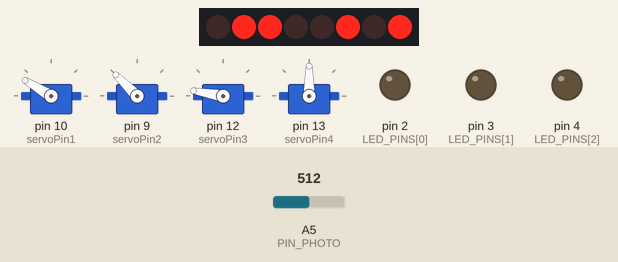
Simulated run of this sketch. Board: Arduino Uno, built with avr-gcc and run on an emulated ATmega328P. Shown: 8 shift-register outputs drawn as a row of LEDs (first output left, lit = HIGH), 4 × servo, output pins drawn as LEDs (lit = HIGH). Wiring (inferred from the names in the program): shift register (74HC595): data pin 6; shift clock pin 5. Wiring (inferred from the signals the program sends): row of LEDs: on Q0, Q1, Q2, Q3, Q4, Q5, Q6, Q7. The test bench sets the inputs (shaded band); at power-on: A5 (PIN_PHOTO) = 512. Pins used as bus, display or sensor lines are not drawn; what the sketch prints to the serial monitor is not drawn.

Above: at 2.86 s.
At 6.4 s:
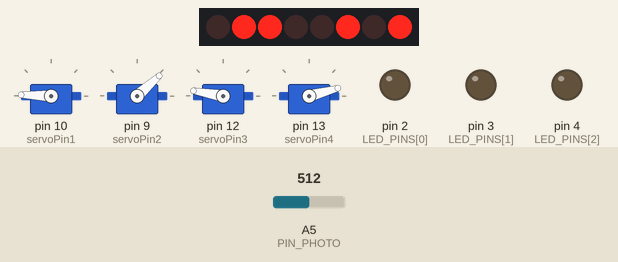
At 8.5 s:
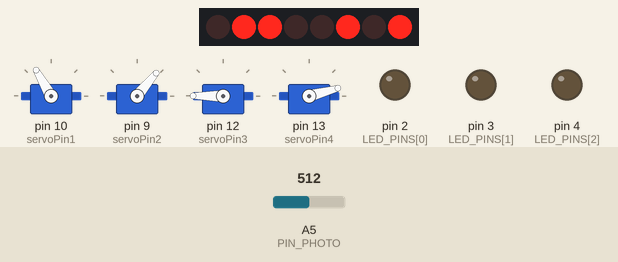
At 10.4 s:
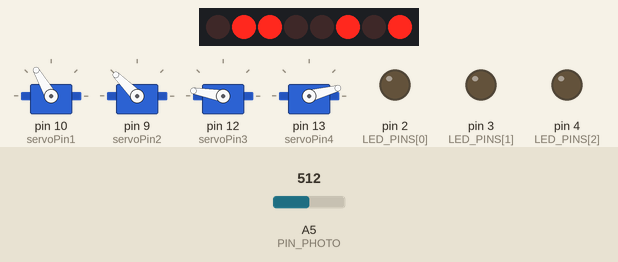
At 13.7 s:
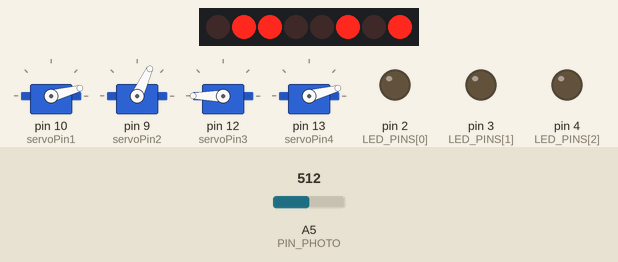
At 16.3 s:
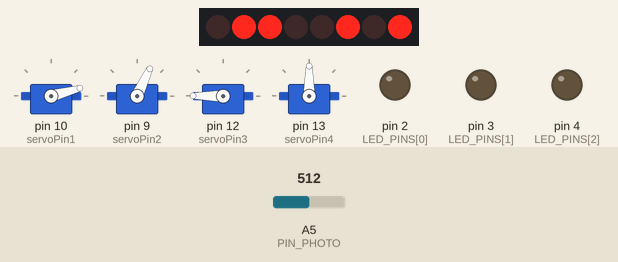
Timing chart, 0 to 17.8 s (numbered marks = the images above):
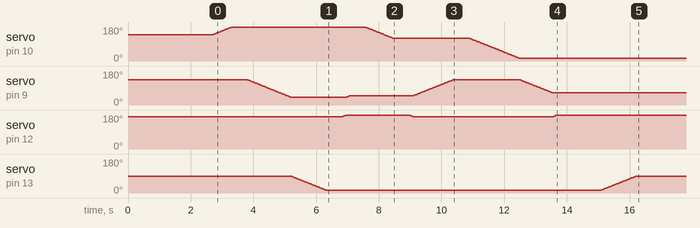

Measured:
- by itself, servo on pin 10 (servoPin1): rises from 140° to 178° in 0.57 s, then falls to 15° in 9.2 s

The sketch:

MergedBallColorDetertorandDispenserPickupV2.ino
```cpp
#include <Servo.h>

/*
Ball Color Detector — Auto-Calibrating + 7-Segment Output via 595
───────────────────────────────────────────────────────────────────
Pin 2  → Red LED (OUTPUT)
Pin 3  → Green LED (OUTPUT)
Pin 4  → Blue LED (OUTPUT)
Pin A5 → Photoresistor (voltage divider to GND, 10kΩ pull-down)

595 Shift Register (7-segment display, common cathode):
  DS   (pin 14) → Arduino pin 6
  SH_CP(pin 11) → Arduino pin 5
  ST_CP(pin 12) → Arduino pin 7
  OE   (pin 13) → GND (always enabled)

7-segment digits:
  Red    → e, g
  Green  → a, b, c, d, f, g
  Blue   → c, d, e, f, g
  Yellow → b, c, f, g
  Unknown→ a, b, e, g  (interrogation mark)
  Off    → all segments off
*/

// Pin Definitions ─
const int PIN_PHOTO = A5;

const int LED_PINS[]     = {2, 3, 4};
const String LED_NAMES[] = {"Red", "Green", "Blue"};
const int LED_COUNT      = 3;

// 595 pins
const int PIN_DS    = 6;   // Data
const int PIN_SHCP  = 5;  // Shift clock
const int PIN_STCP  = 7;  // Latch clock


// Tuning Constants
const int CALIBRATION_MS    = 2000;
const int CALIBRATION_READS = 50;
const float DROP_FRACTION   = 0.20;
const int MIN_DROP          = 40;

const int SETTLE_MS         = 200;
const int SAMPLE_COUNT      = 32;
const int LED_PAUSE_MS      = 300;

const int MIN_SIGNAL        = 60;

const byte SEG_OFF     = 0b00000000; // all off
const byte SEG_RED     = 0b10100000; // e, g         → bits 5,7
const byte SEG_GREEN   = 0b11011110; // a,b,c,d,f,g → bits 1-7
const byte SEG_BLUE    = 0b11111000; // c,d,e,f,g    → bits 3,4,5,6,7
const byte SEG_YELLOW  = 0b11011100; // b,c,f,g      → bits 2,3,6,7
const byte SEG_UNKNOWN = 0b10100110; // a,b,e,g      → bits 1,2,5,7

// ── Globals ────────────────────────────────────────────────────────────────
int ambientBaseline    = 0;
int detectionThreshold = 0;
bool ballPresent       = false;

// Servos
Servo servo1;
Servo servo2;
Servo servo3;
Servo servo4;

// Servo pins
const int servoPin1 = 10;
const int servoPin2 = 9;
const int servoPin3 = 12;
const int servoPin4 = 13;

// ── 595 Helper ─────────────────────────────────────────────────────────────
void showSegment(byte pattern) {
  digitalWrite(PIN_STCP, LOW);
  shiftOut(PIN_DS, PIN_SHCP, MSBFIRST, pattern);
  digitalWrite(PIN_STCP, HIGH);
}

// ── Helpers ────────────────────────────────────────────────────────────────
void allLedsOff() {
  for (int i = 0; i < LED_COUNT; i++) {
    digitalWrite(LED_PINS[i], LOW);
  }
}

int averagedRead(int pin, int samples) {
  long sum = 0;
  for (int i = 0; i < samples; i++) {
    sum += analogRead(pin);
    delay(5);
  }
  return (int)(sum / samples);
}

void calibrateAmbient() {
  Serial.println("Calibrating ambient light — keep sensor clear...");

  long sum = 0;
  int interval = CALIBRATION_MS / CALIBRATION_READS;

  for (int i = 0; i < CALIBRATION_READS; i++) {
    sum += analogRead(PIN_PHOTO);
    delay(interval);
    if (i % 10 == 9) Serial.print(".");
  }
  Serial.println();

  ambientBaseline = (int)(sum / CALIBRATION_READS);

  int fractionDrop = (int)(ambientBaseline * DROP_FRACTION);
  int margin = max(fractionDrop, MIN_DROP);
  detectionThreshold = ambientBaseline - margin;

  Serial.print("Ambient baseline: ");    Serial.println(ambientBaseline);
  Serial.print("Drop margin used: ");    Serial.println(margin);
  Serial.print("Detection threshold: "); Serial.println(detectionThreshold);
  Serial.println("Calibration complete. Ready.");
  Serial.println("─────────────────────────────");
}

int measureReflection(int ledPin) {
  allLedsOff();
  delay(300);
  int baseline = averagedRead(PIN_PHOTO, SAMPLE_COUNT);

  digitalWrite(ledPin, HIGH);
  delay(SETTLE_MS);
  int lit = averagedRead(PIN_PHOTO, SAMPLE_COUNT);
  digitalWrite(ledPin, LOW);
  delay(LED_PAUSE_MS);

  int delta = lit - baseline;
  return (delta > 0) ? delta : 0;
}

String classifyColor(int deltas[]) {
  int r = deltas[0], g = deltas[1], b = deltas[2];
  int total = r + g + b;

  if (total < MIN_SIGNAL * 3) {
    return "UNKNOWN";
  }

  float rN = (float)r / total;
  float gN = (float)g / total;
  float bN = (float)b / total;

  Serial.print("  Normalized R: "); Serial.println(rN);
  Serial.print("  Normalized G: "); Serial.println(gN);
  Serial.print("  Normalized B: "); Serial.println(bN);

  // Yellow: blue suppressed, green and red close together
  if (rN > 0.33 && gN >= 0.33 && bN < 0.20 && abs((gN - rN) < 0.05)) return "YELLOW";

  if (r > g && r > b) return "RED";
  if (g > r && g > b) return "GREEN";
  return "BLUE";
}

void displayColor(String color) {
  if      (color == "RED")    showSegment(SEG_RED);
  else if (color == "GREEN")  showSegment(SEG_GREEN);
  else if (color == "BLUE")   showSegment(SEG_BLUE);
  else if (color == "YELLOW") showSegment(SEG_YELLOW);
  else                        showSegment(SEG_UNKNOWN);
}

void setup() {
  Serial.begin(9600);

  servo1.attach(servoPin1);
  servo2.attach(servoPin2);
  servo3.attach(servoPin3);
  servo4.attach(servoPin4);

  // Initial positions
  servo4.write(90);
  servo3.write(170);
  servo2.write(135);
  servo1.write(140);

  // pinMode setup (was previously outside the function)
  for (int i = 0; i < LED_COUNT; i++) {
    pinMode(LED_PINS[i], OUTPUT);
  }
  pinMode(PIN_PHOTO, INPUT);
  pinMode(PIN_DS,    OUTPUT);
  pinMode(PIN_SHCP,  OUTPUT);
  pinMode(PIN_STCP,  OUTPUT);

  allLedsOff();
  showSegment(SEG_UNKNOWN);

  Serial.println("Ball Color Detector — Auto-Calibrating");
  Serial.println("=======================================");
  calibrateAmbient();
}

void loop() {

  // Initial pickup sequence
  delay(500);
  moveServoSlow(servo1, 178, 15);
  delay(500);
  moveServoSlow(servo2, 42, 15);
  moveServoSlow(servo4, 15, 15);
  delay(500);
  moveServoSlow(servo3, 180, 15);
  moveServoSlow(servo2, 50, 15);
  delay(500);
  moveServoSlow(servo1, 120, 15);
  delay(500);

  // Move to color detector
  moveServoSlow(servo3, 170, 15);
  moveServoSlow(servo2, 135, 15);
  delay(500);
  moveServoSlow(servo1, 15, 15);
  moveServoSlow(servo2, 65, 15);
  moveServoSlow(servo3, 240, 15);
  delay(500);
  moveServoSlow(servo4, 90, 15);  // release ball into detector
  delay(500);

  // ── Wait here until ball is detected ─────────────────────────────────────
  Serial.println("Waiting for ball in detector...");
  int current;
  do {
    current = averagedRead(PIN_PHOTO, SAMPLE_COUNT);
    delay(50);
  } while (current >= detectionThreshold);

  // ── Ball detected ─────────────────────────────────────────────────────────
  Serial.println("Ball detected!");
  Serial.print("  Ambient baseline: "); Serial.println(ambientBaseline);
  Serial.print("  Current reading:  "); Serial.println(current);
  Serial.print("  Drop amount:      "); Serial.println(ambientBaseline - current);
  Serial.println("Measuring color...");

  int deltas[LED_COUNT];
  for (int i = 0; i < LED_COUNT; i++) {
    deltas[i] = measureReflection(LED_PINS[i]);
    Serial.print("  "); Serial.print(LED_NAMES[i]);
    Serial.print(" delta: "); Serial.println(deltas[i]);
  }

  String color = classifyColor(deltas);
  Serial.print(">>> Color: ");
  Serial.println(color);
  Serial.println("─────────────────────────────");

  displayColor(color);
  delay(500);

  // Pick ball back up from color detector
  moveServoSlow(servo4, 15, 15);
  delay(500);
  moveServoSlow(servo3, 170, 15);
  moveServoSlow(servo2, 135, 15);
  delay(500);

  // Put ball back into dispenser
  moveServoSlow(servo1, 180, 15);
  delay(500);
  moveServoSlow(servo2, 85, 15);
  moveServoSlow(servo4, 90, 15);
  delay(500);
  moveServoSlow(servo3, 160, 15);
  moveServoSlow(servo2, 135, 15);
  delay(500);
}

void moveServoSlow(Servo &s, int target, int speedDelay) {
  int current = s.read();

  while (current != target) {
    if (current < target) current++;
    else if (current > target) current--;

    s.write(current);
    delay(speedDelay);
  }
}
```
